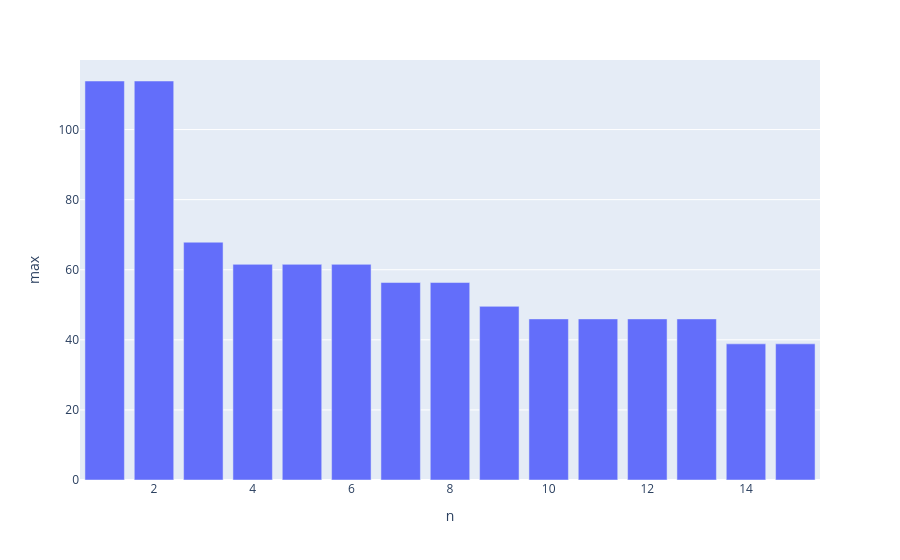

The cell this chart's notebook holds for it:
### Code cell
px.bar(result_df_comparison, x="n", y="max")

### Figure 1 — Plotly figure (JSON) as saved in the notebook; plotly's stock layout.template omitted (floating-point values rounded to 4 significant figures)
{"data": [{"hovertemplate": "n=%{x}<br>max=%{y}<extra></extra>", "legendgroup": "", "marker": {"color": "#636efa", "pattern": {"shape": ""}}, "name": "", "orientation": "v", "showlegend": false, "textposition": "auto", "type": "bar", "x": [4, 5, 6, 7, 8, 9, 10, 11, 12, 13, 14, 15, 1, 2, 3], "xaxis": "x", "y": [61.53, 61.53, 61.53, 56.35, 56.35, 49.55, 45.97, 45.97, 45.97, 45.97, 38.85, 38.85, 113.8, 113.8, 67.85], "yaxis": "y"}], "layout": {"barmode": "relative", "legend": {"tracegroupgap": 0}, "margin": {"t": 60}, "xaxis": {"anchor": "y", "domain": [0, 1], "title": {"text": "n"}}, "yaxis": {"anchor": "x", "domain": [0, 1], "title": {"text": "max"}}}}
